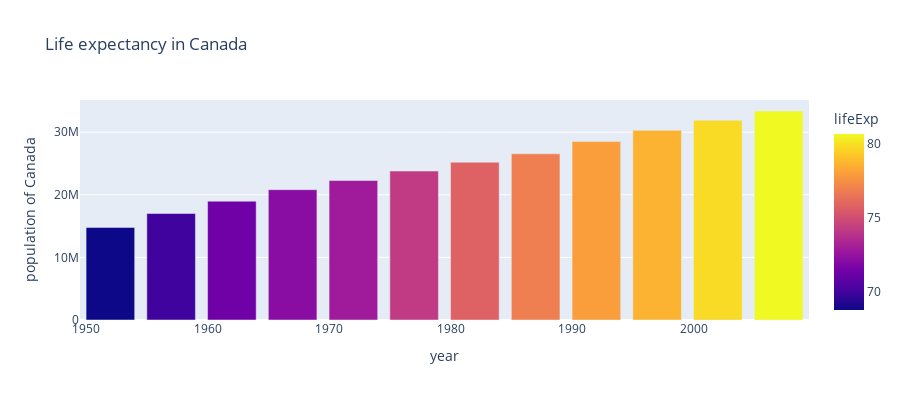

The cell this chart's notebook holds for it:
### Code cell
fig.show()

### Figure 1 — Plotly figure (JSON) as saved in the notebook; plotly's stock layout.template omitted (floating-point values rounded to 4 significant figures)
{"data": [{"alignmentgroup": "True", "customdata": [[68.75, 11370.0], [69.96, 12490.0], [71.3, 13460.0], [72.13, 16080.0], [72.88, 18970.0], [74.21, 22090.0], [75.76, 22900.0], [76.86, 26630.0], [77.95, 26340.0], [78.61, 28950.0], [79.77, 33330.0], [80.65, 36320.0]], "hovertemplate": "year=%{x}<br>population of Canada=%{y}<br>lifeExp=%{marker.color}<br>gdpPercap=%{customdata[1]}<extra></extra>", "legendgroup": "", "marker": {"color": [68.75, 69.96, 71.3, 72.13, 72.88, 74.21, 75.76, 76.86, 77.95, 78.61, 79.77, 80.65], "coloraxis": "coloraxis"}, "name": "", "offsetgroup": "", "orientation": "v", "showlegend": false, "textposition": "auto", "type": "bar", "x": [1952, 1957, 1962, 1967, 1972, 1977, 1982, 1987, 1992, 1997, 2002, 2007], "xaxis": "x", "y": [14785584, 17010154, 18985849, 20819767, 22284500, 23796400, 25201900, 26549700, 28523502, 30305843, 31902268, 33390141], "yaxis": "y"}], "layout": {"barmode": "relative", "coloraxis": {"colorbar": {"title": {"text": "lifeExp"}}, "colorscale": [[0, "#0d0887"], [0.1111, "#46039f"], [0.2222, "#7201a8"], [0.3333, "#9c179e"], [0.4444, "#bd3786"], [0.5556, "#d8576b"], [0.6667, "#ed7953"], [0.7778, "#fb9f3a"], [0.8889, "#fdca26"], [1, "#f0f921"]]}, "height": 400, "legend": {"tracegroupgap": 0}, "title": {"text": "Life expectancy in Canada"}, "xaxis": {"anchor": "y", "domain": [0, 1], "title": {"text": "year"}}, "yaxis": {"anchor": "x", "domain": [0, 1], "title": {"text": "population of Canada"}}}}
